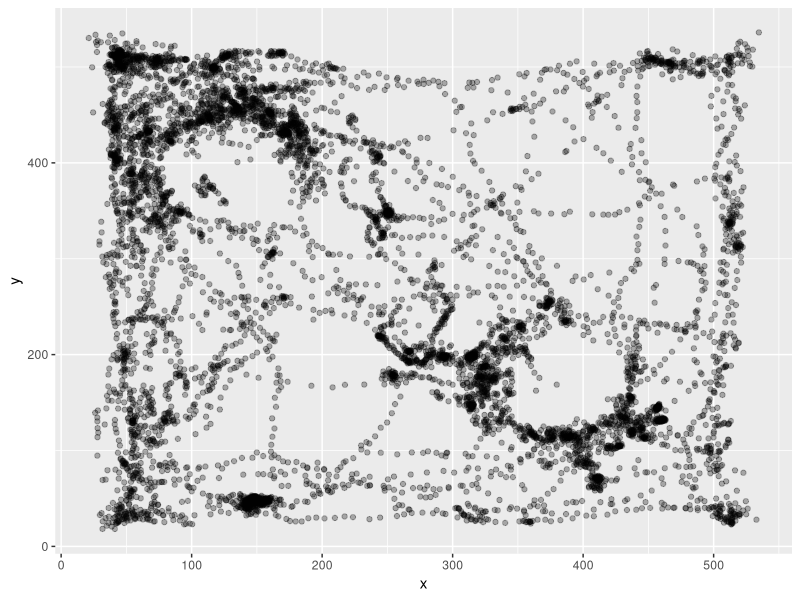

Write the R code that produced this figure. (Note: this script raises an error after producing the figure.)
rm(list = ls())
library(tidyverse)
SimilarLearn <- read_csv("240725_r1581_baseline_0.csv")
SimilarLearn <- SimilarLearn %>%
  select(!15:24) %>%
  filter(Value.Item1.Item1.Item2>60) %>%
  rename(pixelx = Value.Item1.Item1.Item3.X, pixely = Value.Item1.Item1.Item3.Y, TimePoint = Value.Item1.Item1.Item2) %>%
  select(!1, !14) %>%
  filter(!Value.Item2 == TRUE) %>%
  na.omit
x1 <- c(SimilarLearn$pixelx)
y1 <- c(SimilarLearn$pixely)
df1 <- data.frame(x = x1, y = y1)
p1 <- ggplot(df1, aes(x = x, y = y)) +
  geom_point(alpha = 0.3)
p1
library(ggforce)
#Blue represents gnome, red represents green jar.
p1circle <- p1 + geom_circle(aes(x0 = 381, y0 = 173, r = 75), color = "red")
p1circle <- p1circle + geom_circle(aes(x0 = 130, y0 = 393, r = 75), color = "red")
p1circle
radius <- 75
center_x1 <- 381
center_y1 <- 173
df1$distance <- sqrt((df1$x - center_x1)^2 + (df1$y - center_y1)^2)
points_in_circle1 <- sum(df1$distance <= radius)
print(points_in_circle1)
center_x2 <- 130
center_y2 <- 393
df1$distance1 <- sqrt((df1$x - center_x2)^2 + (df1$y - center_y2)^2)
points_in_circle2 <- sum(df1$distance1 <= radius)
print(points_in_circle2)

BaselineLearn <- read_csv("240725_r1581_similar_1.csv")
BaselineLearn <- BaselineLearn %>%
  select(!15:24) %>%
  filter(Value.Item1.Item1.Item2>77) %>%
  rename(pixelx = Value.Item1.Item1.Item3.X, pixely = Value.Item1.Item1.Item3.Y, TimePoint = Value.Item1.Item1.Item2) %>%
  select(!1, !14) %>%
  na.omit
Baselinelearn <- BaselineLearn %>%
  filter(!Value.Item2 == TRUE) 
x2 <- c(BaselineLearn$pixelx)
y2 <- c(BaselineLearn$pixely)
df2 <- data.frame(x = x2, y = y2)
p2 <- ggplot(df2, aes(x = x2, y = y2)) +
  geom_point(alpha = 0.3)
p2
p2circle <- p2 + geom_circle(aes(x0 = 381, y0 = 173, r = 75), color = "blue")
p2circle <- p2circle + geom_circle(aes(x0 = 130, y0 = 393, r = 75), color = "blue")
p2circle
radius <- 75
center_x1 <- 381
center_y1 <- 173
df2$distance <- sqrt((df2$x - center_x1)^2 + (df2$y - center_y1)^2)
points_in_circle2 <- sum(df2$distance <= radius)
print(points_in_circle2)
center_x2 <- 130
center_y2 <- 393
df2$distance1 <- sqrt((df2$x - center_x2)^2 + (df2$y - center_y2)^2)
points_in_circle2 <- sum(df2$distance1 <= radius)
print(points_in_circle2)

SimilarTest <- read_csv("240725_r1581_baseline_2.csv")
SimilarTest <- SimilarTest %>%
  select(!15:24) %>%
  filter(Value.Item1.Item1.Item2>92) %>%
  rename(pixelx = Value.Item1.Item1.Item3.X, pixely = Value.Item1.Item1.Item3.Y, TimePoint = Value.Item1.Item1.Item2) %>%
  select(!1, !14) %>%
  na.omit
SimilarTest <- SimilarTest %>%
  filter(!Value.Item2 == TRUE)
x3 <- c(SimilarTest$pixelx)
y3 <- c(SimilarTest$pixely)
df3 <- data.frame(x = x3, y = y3)
p3 <- ggplot(df3, aes(x = x3, y = y3)) +
  geom_point(alpha = 0.3)
p3
p3circle <- p3 + geom_circle(aes(x0 = 381, y0 = 173, r = 75), color = "red")
p3circle <- p3circle + geom_circle(aes(x0 = 130, y0 = 393, r = 75), color = "blue") +
  ggtitle("baseline")
p3circle
radius <- 75
center_x3 <- 381
center_y3 <- 173
df3$distance <- sqrt((df3$x - center_x3)^2 + (df3$y - center_y3)^2)
points_in_circle3 <- sum(df3$distance <= radius)
print(points_in_circle3)
center_x3 <- 130
center_y3 <- 393
df3$distance1 <- sqrt((df3$x - center_x3)^2 + (df3$y - center_y3)^2)
points_in_circle3 <- sum(df3$distance1 <= radius)
print(points_in_circle3)

DifferentLearn <- read_csv("240725_r1581_baseline_3.csv")
DifferentLearn <- DifferentLearn %>%
  select(!15:24) %>%
  filter(Value.Item1.Item1.Item2>91) %>%
  rename(pixelx = Value.Item1.Item1.Item3.X, pixely = Value.Item1.Item1.Item3.Y, TimePoint = Value.Item1.Item1.Item2) %>%
  select(!1, !14) %>%
  na.omit
DifferentLearn <- DifferentLearn %>%
  filter(!Value.Item2 == TRUE)
x4 <- c(DifferentLearn$pixelx)
y4 <- c(DifferentLearn$pixely)
df4 <- data.frame(x = x4, y = y4)
p4 <- ggplot(df4, aes(x = x4, y = y4)) +
  geom_point(alpha = 0.3)
p4
p4circle <- p4 + geom_circle(aes(x0 = 381, y0 = 165, r = 75), color = "green")
p4circle <- p4circle + geom_circle(aes(x0 = 130, y0 = 393, r = 75), color = "green")
p4circle
radius <- 75
center_x4 <- 381
center_y4 <- 165
df4$distance <- sqrt((df4$x - center_x4)^2 + (df4$y - center_y4)^2)
points_in_circle4 <- sum(df4$distance <= radius)
print(points_in_circle4)
center_x4 <- 130
center_y4 <- 393
df4$distance1 <- sqrt((df4$x - center_x4)^2 + (df4$y - center_y4)^2)
points_in_circle4 <- sum(df4$distance1 <= radius)
print(points_in_circle4)

BaselineLearn1 <- read_csv("240725_r1581_different_4.csv")
BaselineLearn1 <- BaselineLearn1 %>%
  select(!15:24) %>%
  filter(Value.Item1.Item1.Item2>66) %>%
  rename(pixelx = Value.Item1.Item1.Item3.X, pixely = Value.Item1.Item1.Item3.Y, TimePoint = Value.Item1.Item1.Item2) %>%
  select(!1, !14) %>%
  na.omit %>%
  filter(!Value.Item2 == TRUE)
x5 <- c(BaselineLearn1$pixelx)
y5 <- c(BaselineLearn1$pixely)
df5 <- data.frame(x = x5, y = y5)
p5 <- ggplot(df5, aes(x = x5, y = y5)) +
  geom_point(alpha = 0.3)
p5
p5circle <- p5 + geom_circle(aes(x0 = 497, y0 = 253, r = 75), color = "purple")
p5circle <- p5circle + geom_circle(aes(x0 = 220, y0 = 473, r = 75), color = "purple")
p5circle
radius <- 75
center_x5 <- 497
center_y5 <- 253
df5$distance <- sqrt((df5$x - center_x5)^2 + (df5$y - center_y5)^2)
points_in_circle5 <- sum(df5$distance <= radius)
print(points_in_circle5)
center_x6 <- 220
center_y6 <- 473
df5$distance1 <- sqrt((df5$x - center_x6)^2 + (df5$y - center_y6)^2)
points_in_circle6 <- sum(df5$distance1 <= radius)
print(points_in_circle6)

DifferentTest <- read_csv("240725_r1581_baseline_5.csv")
DifferentTest <- DifferentTest %>%
  select(!15:24) %>%
  filter(Value.Item1.Item1.Item2>83) %>%
  rename(pixelx = Value.Item1.Item1.Item3.X, pixely = Value.Item1.Item1.Item3.Y, TimePoint = Value.Item1.Item1.Item2) %>%
  select(!1, !14) %>%
  filter(!Value.Item2 == TRUE) %>%
  na.omit
x6 <- c(DifferentTest$pixelx)
y6 <- c(DifferentTest$pixely)
df6 <- data.frame(x = x6, y = y6)
p6 <- ggplot(df6, aes(x = x6, y = y6)) +
  geom_point(alpha = 0.3)
p6
p6circle <- p6 + geom_circle(aes(x0 = 381, y0 = 173, r = 75), color = "green")
p6circle <- p6circle + geom_circle(aes(x0 = 130, y0 = 393, r = 75), color = "purple")
p6circle
radius <- 75
center_x6 <- 381
center_y6 <- 173
df6$distance <- sqrt((df6$x - center_x6)^2 + (df6$y - center_y6)^2)
points_in_circle6 <- sum(df6$distance <= radius)
print(points_in_circle6)
center_x6 <- 130
center_y6 <- 393
df6$distance1 <- sqrt((df6$x - center_x6)^2 + (df6$y - center_y6)^2)
points_in_circle6 <- sum(df6$distance1 <= radius)
print(points_in_circle6)


